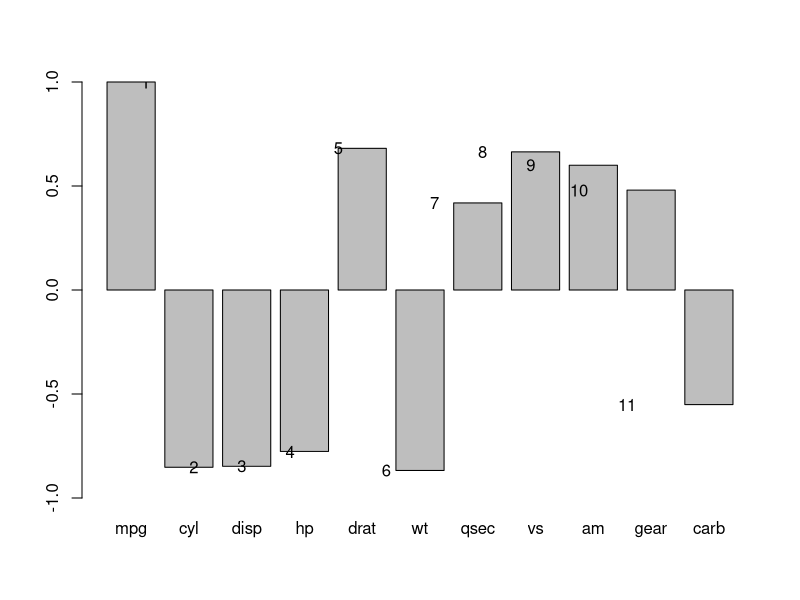
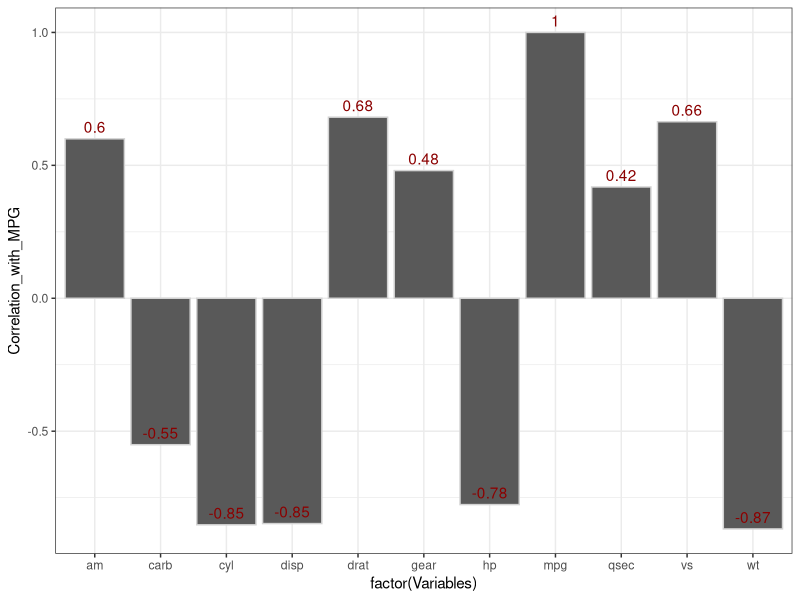

These figures' R source, in order:
corrs <- data.frame(cor(mtcars)[1,])
colnames(corrs) <- "Correlation_with_MPG"
corrs <- cbind("Variables" = rownames(corrs), corrs)
rownames(corrs) <- NULL
barplot(corrs$Correlation_with_MPG,
        names.arg = corrs$Variables,
        ylim = c(-1,1))
text(corrs$Correlation_with_MPG)

library(ggplot2)
cor_plot <- ggplot(data = corrs, 
                   mapping = aes(x = factor(Variables), 
                                 y = Correlation_with_MPG, 
                                 label = round(Correlation_with_MPG,2)))
cor_plot + 
    geom_bar(stat="Identity", color = "lightgrey") +
    geom_text(vjust = -0.5, color = "darkred") +
    theme_bw()